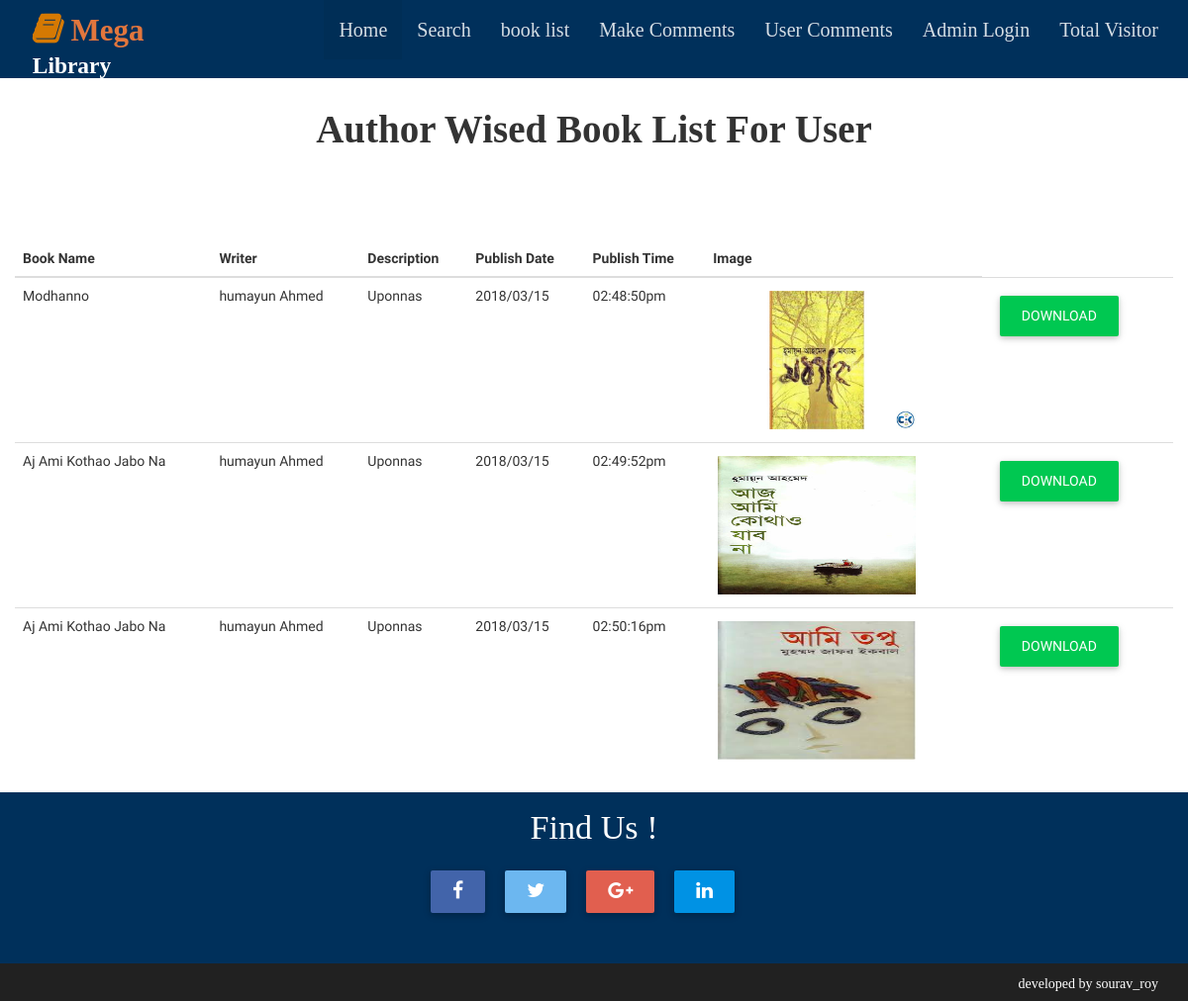
The app's page /author_wise_book.php?writer=humayun Ahmed with its own data.
### tables this page shows
CREATE TABLE `books` (
  `id` int(100) NOT NULL,
  `book_name` varchar(50) NOT NULL,
  `writer` varchar(50) NOT NULL,
  `description` varchar(50) NOT NULL,
  `date` varchar(50) NOT NULL,
  `time` varchar(50) NOT NULL,
  `file` varchar(100) NOT NULL
);

### author_wise_book.php (the view, shortened to what this page needs)
<?php
	include 'includes/header.php';
?>
	<div class="row">
	    <h5 style="text-align:center;font-family: initial;font-size: 39px;margin-top:50px;margin-bottom:90px;font-weight: bold">Author Wised Book List For User</h5>
	</div>
  <div class ="container-fluid">
		<div class="row">
			<div class="col-lg-12 col-md-12 colsm-12 col-xs-12">
				<table class="table table-hover">
				  <thead>
					<tr>
					  <th>Book Name</th>
					  <th>Writer</th>
					  <th>Description</th>
					  <th>Publish Date</th>
					  <th>Publish Time</th>
					  <th>Image</th>
					</tr>
				  </thead>
				  <tbody>
					<?php
					require("connection.php");
					$writer_name = $_GET['writer'];
					$result = mysqli_query($conn,"SELECT * FROM books WHERE writer=  '".$writer_name."'");
					while($row=mysqli_fetch_array($result)){
					  echo "<tr>";
					  echo  "<td>"  .  $row['book_name']  . "</td>";
					  echo  "<td>"  .  $row['writer']     . "</td>";
					  echo  "<td>"  .  $row['description']. "</td>";
					  echo  "<td>"  .  $row['date']       . "</td>";
					  echo  "<td>"  .  $row['time']       . "</td>";
					  echo  "<td>"  .  "<img  src='files/".$row['file']."' >". "</td>";
					  echo  "<td> <a class='btn btn-success' href ='files/".$row['file']."' download> Download </a> </td>";
					  ?>
					  <?php
					  echo "</tr>";
					}
					?>
				  </tbody>
				</table>
				</div>
			</div>
		</div>
<?php
	include 'includes/footer.php';
?>

### css/style.css (style rules this page uses)
body { width:100%; margin:0 auto; padding:0auto; display:block; }

### author_wise_book.php (style rules this page uses)
img { float: left; margin: 5px; width: 200px; height: 140px; }

### records on screen
books: book_name "Modhanno", writer "humayun Ahmed", description "Uponnas", date "2018/03/15", time "02:48:50pm", file (picture)
books: book_name "Aj Ami Kothao Jabo Na", writer "humayun Ahmed", description "Uponnas", date "2018/03/15", time "02:49:52pm", file (picture)
books: book_name "Aj Ami Kothao Jabo Na", writer "humayun Ahmed", description "Uponnas", date "2018/03/15", time "02:50:16pm", file (picture)
